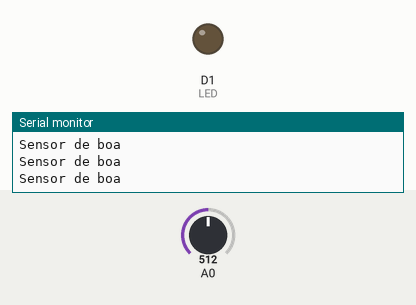
This sketch was run on a simulated ESP8266 (NodeMCU). Shown: output pins drawn as LEDs (lit = HIGH), the last lines printed to the serial monitor. Inputs (shaded band) come from the test bench; at power-on: A0 = 512.

Above: at 1.3 s.
1.4 s: A0 set to 0
At 1.8 s:
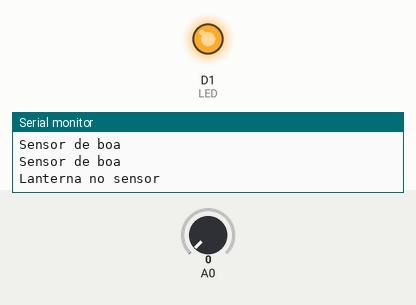
3.0 s: A0 set to 122
At 4.2 s:
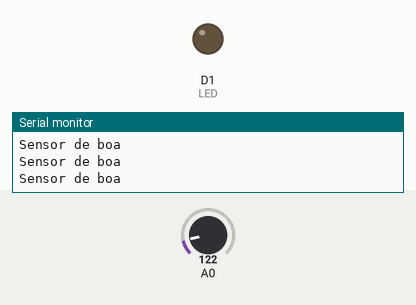
Timing chart, 0 to 6.0 s (numbered marks = the images above; inputs shaded):
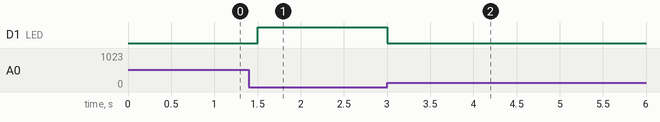

Measured:
- after the input at 1.4 s, D1 (LED): LOW → HIGH after 0.10 s
- after the input at 3.0 s, D1 (LED): HIGH → LOW at once

The sketch:

Projeto-Erick.ino
```cpp
const byte LED = D1; // Declaração da variável que armazena o pino referente ao LED

void setup(void) {
  Serial.begin(115200);  // Inicia a comunicação Serial
}

void loop(void) {
  pinMode(LED, OUTPUT); // Declaro que o pino do Led será do tipo Output
  int sensorValue = analogRead(D2); // Declaro a variável que armazena o pino referente aos dados do LDR

  if(sensorValue == 0){  // Teste para identificar se o valor do LDR é igual a zero, se for ele executa as 2 linhas abaixo
    Serial.println("Lanterna no sensor"); // Gera um log na serial informando que a lanterna esta iluminando o sensor
    digitalWrite(LED, HIGH);  // Acende o(s) LED(s)
  }else {  // Caso o valor do LDR não seja igual a zero significa que não tem uma lanterna iluminando o mesmo e ele executa as 2 linhas abaixo
    Serial.println("Sensor de boa"); // Gera um Log na serial informando que o sensor esta de boa, sem nenhuma lampada sobre o mesmo
    digitalWrite(LED, LOW); // Apaga o(s) LED(s)
  }
  delay(500); // Aguarda meio segundo
}
```
